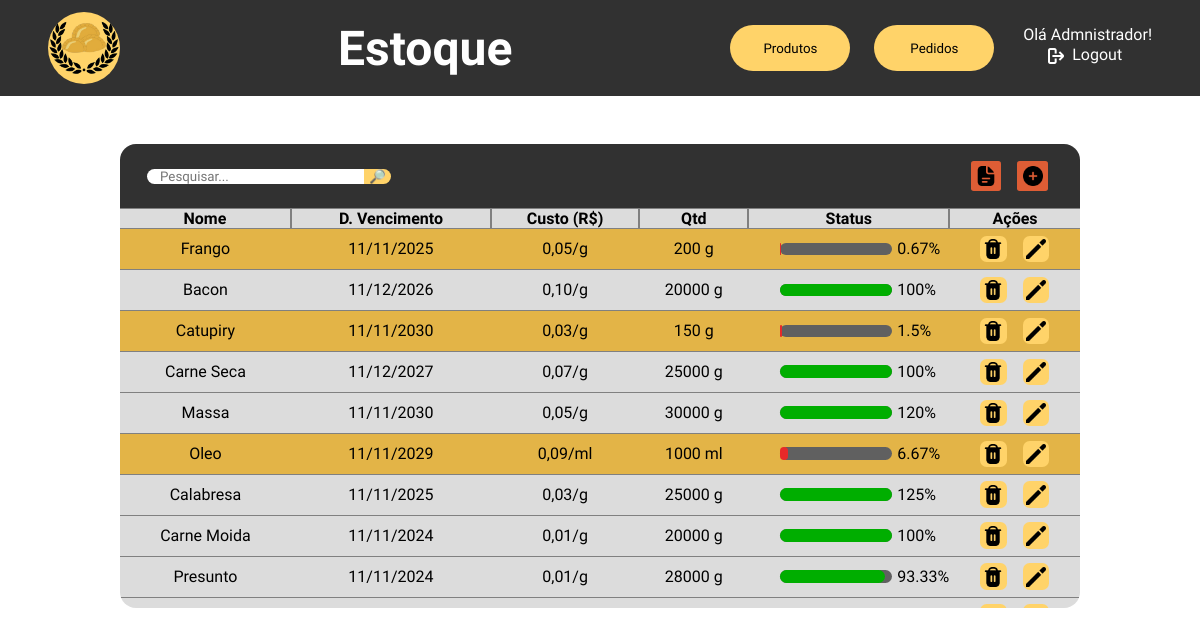
Before: /php/tabelaEstoque.php (signed in) with the older database file.
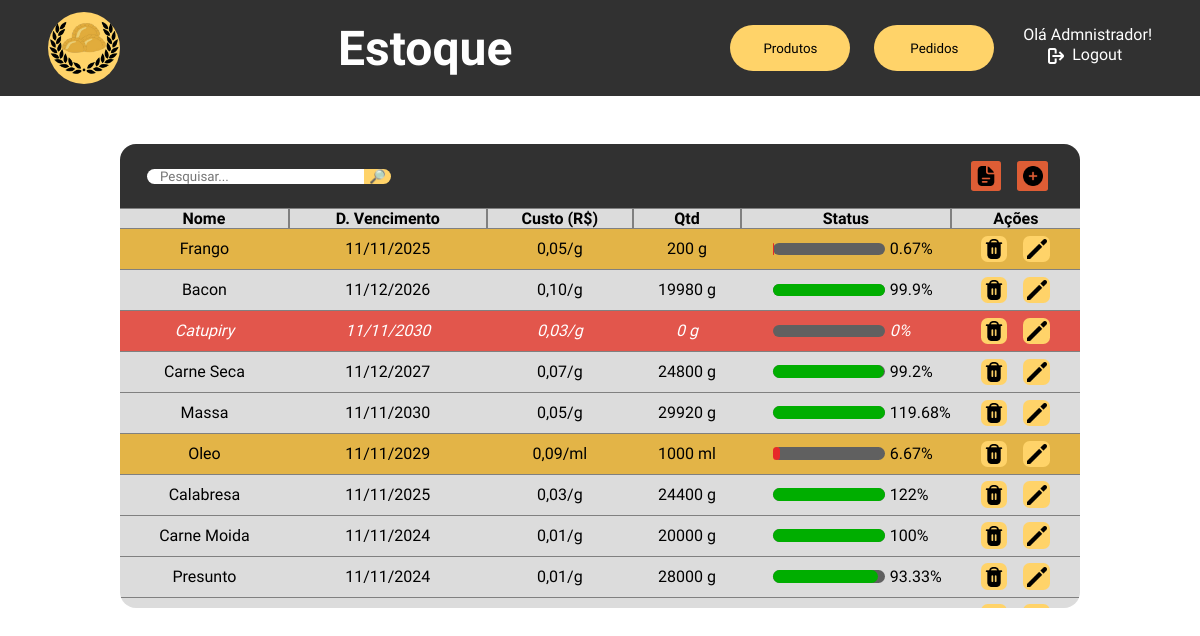
After: the same page with the newer database file.
### tables this page shows
CREATE TABLE IF NOT EXISTS `estoque` (
  `id_item` int NOT NULL AUTO_INCREMENT,
  `nome_item` varchar(50) NOT NULL,
  `data_vencimento` date NOT NULL,
  `valor_custo` decimal(10,2) NOT NULL,
  `unidade_medida` varchar(2) NOT NULL,
  `qtd` int NOT NULL,
  `qtd_padrao` int NOT NULL,
  PRIMARY KEY (`id_item`)
);

### php/tabelaEstoque.php (the view, shortened to what this page needs)
<?php
    function tratarData($data){
        $date_array = explode("-",$data);
        return $date_array[2]."/".$date_array[1]."/".$date_array[0];
    }
    function getPercentageShow($n, $total){
        $percent = (100*$n)/$total;
        if($percent > 100){
            return 100;
        }
        return $percent;
    }
    function getPercentageReal($n, $total){
        return round((100*$n)/$total, 2);
    }
    function fixMoney($value){
        return str_replace(".", ",", sprintf("%1$.2f", $value));
    }
    function table($search){
        include "utilities/mysql_connect.php";
        $query = mysqli_query($connection, "select nome_item, data_vencimento, valor_custo, unidade_medida, qtd, qtd_padrao, id_item from estoque where nome_item like \"%$search%\";");
        while($output = mysqli_fetch_array($query)){
            if($output[4] == 0){
                echo"<tr class='dead-row'>";
            }else if($output[4] <= $output[5]*0.1){
                echo"<tr class='alert'>";
            }else{
                echo"<tr class='normal-row'>";
            }
            $data = tratarData($output[1]);
            $percentageShow = getPercentageShow($output[4], $output[5]);
            $percentageReal = getPercentageReal($output[4], $output[5]);
            $preco = fixMoney($output[2]);
            echo"<td>$output[0]</td>";
            echo"<td>$data</td>";
            echo"<td>$preco/$output[3]</td>";
            echo"<td>$output[4] $output[3]</td>";
            if($output[4] <= $output[5]*0.1){
                echo"<td style='width: 12em;'><div style='display: flex; justify-content: start; align-items: center; gap: .3em;'>";
                echo"<div class='bar-holder'><div class='bar' style='width: $percentageShow%; background-color: #E72929;'></div></div>";
                echo"<p>$percentageReal%</p>";
                echo"</div></td>";
            }else if($output[4] <= $output[5]*0.5){
                echo"<td style='width: 12em;'><div style='display: flex; justify-content: start; align-items: center; gap: .3em;'>";
                echo"<div class='bar-holder'><div class='bar' style='width: $percentageShow%; background-color: #FFC94A;'></div></div>";
                echo"<p>$percentageReal%</p>";
                echo"</div></td>";
            }else{
                echo"<td style='width: 12em;'><div style='display: flex; justify-content: start; align-items: center; gap: .3em;'>";
                echo"<div class='bar-holder'><div class='bar' style='width: $percentageShow%; background-color: #00ae00;'></div></div>";
                echo"<p>$percentageReal%</p>";
                echo"</div></td>";
            }
            echo"<td><div style='display: flex; justify-content: center; gap: 1em;'>";
            echo"<form action='tabelaEstoque.php' method='post'><input type='hidden' name='id_delete-confirmar' value='$output[6]'><button name='delete' type='submit'><img src='../images/icons/delete.png'></button></form>";
            echo"<form action='tabelaEstoque.php' method='post'><input type='hidden' name='id_edit' value='$output[6]'><button name='edit' type='submit'><img src='../images/icons/edit.png'></button></form>";
            echo"</div></td></tr>";
        }
    }
?>
<!DOCTYPE html>
<html lang="pt-br">
<head>
    <link rel="stylesheet" href="../css/tabelaEstoque.css">
</head>
<body>
    <div class="navbar">
        <a href="adm_dashboard.php">
        <div class="logo"></div>
        </a>
        <h1>Estoque</h1>
        <div class="menu">
            <a href="tabelaProdutos.php"><button>Produtos</button></a>
            <button>Pedidos</button>
            <div class="user-area">
                <?php
                    $username = $_SESSION['username'];
                    echo"<p>Olá $username!</p>";
                ?>
                <a href="sessionEnded.php"><div class="logout"><img src="../images/icons/logout.png"><p>Logout</p></div></a>
            </div>
        </div>
    </div>
    <div class="center">
        <div class="table-header">
            <form action="tabelaEstoque.php" method="post" id="searchbox">
                <input type="text" placeholder="Pesquisar..." name="search" id="searchbar">
                <input type="submit" value="🔎︎">
            </form>
            <div id="menu">
                <button onclick=""><img src="../images/icons/report.png"></button>
                <form action="tabelaEstoque.php" method="post">
                    <button><img src="../images/icons/plus.png"></button>
                </form>
            </div>
        </div>
        <div class="table-holder">
            <table>
                <tr style="position: sticky; top: 0; background-color: #dcdcdc;"><th style="border-left: none;">Nome</th><th>D. Vencimento</th><th>Custo (R$)</th><th>Qtd</th><th>Status</th><th style="border-right: none;">Ações</th></tr>
                <?php
                    if($_SERVER['REQUEST_METHOD'] === 'POST' && isset($_POST['search'])){
                        $search = $_POST['search'];
                        table($search);
                        echo "<script>
                                document.getElementById('searchbar').value='$search'
                                document.getElementById('close-search').style.display = 'block'
                            </script>";
                    }else{
                        table("");
                    }
                ?>
            </table>
        </div>
    </div>
</body>
</html>

### css/tabelaEstoque.css (style rules this page uses)
* { padding: 0; margin: 0; font-family: "Kanit", Arial, Helvetica, sans-serif; }
body { overflow: hidden; }
.navbar { height: 6em; background-color: #313131; display: flex; justify-content: space-between; align-items: center; padding-left: 3em; padding-right: 3em; }
.navbar h1 { color: white; font-size: 3em; }
.navbar .logo { height: 4.5em; width: 4.5em; border-radius: 3em; background-color: #FFD369; background-image: url('../images/logo.png'); background-size: contain; background-repeat: no-repeat; background-position: center center; }
.navbar .menu { display: flex; gap: 1.5em; }
.navbar .menu button { width: 9em; height: 3.5em; background-color: #FFD369; border: none; border-radius: 2em; cursor: pointer; transition: 200ms; }
.navbar .menu .user-area { display: flex; flex-direction: column; align-items: center; color: white; }
.navbar .menu .user-area p { margin-bottom: .1em; }
.navbar .menu .user-area .logout { display: flex; align-items: center; }
.navbar .menu .user-area a { text-decoration: none; color: white; }
.navbar .menu .user-area p { margin-left: .3em; }
.navbar .menu .user-area .logout img { width: 1em; height: 1em; filter: invert(100%); margin-right: .2em; }
.center { height: calc(100vh - 6em); display: flex; justify-content: start; align-items: center; flex-direction: column; }
.table-header { margin-top: 3em; width: 60em; height: 4em; background-color: #313131; border-radius: 1em 1em 0 0; display: flex; justify-content: space-between; align-items: center; }
.table-header #searchbox { display: flex; align-items: center; justify-content: center; width: fit-content; }
.table-header #searchbox input[type="text"] { margin-left: 2em; padding-left: 1em; padding-right: 1em; border: none; border-radius: 1em 0 0 1em; }
.table-header #searchbox input[type="submit"] { border: none; background-color: #FFD369; width: 2em; border-radius: 0 1em 1em 0; cursor: pointer; }
.table-header #menu { margin-right: 2em; display: flex; justify-content: center; align-items: center; gap: 1em; }
.table-header #menu button { width: 2.3em; height: 2.3em; border: none; border-radius: .2em; cursor: pointer; background-color: #DE5D35; display: flex; align-items: center; justify-content: center; transition: 200ms; }
.table-header #menu button img { width: 1.5em; height: 1.5em; }
.table-holder { width: 60em; height: 25em; background-color: #dcdcdc; border-radius: 0 0 1em 1em; overflow-y: scroll; }
.table-holder table { width: 60em; border-spacing: 0; text-align: center; }
.table-holder table th { border: .1em solid grey; }
.table-holder table td { border-bottom: .1em solid grey; }
.table-holder table .alert { background-color: #e3b447; }
.table-holder table .dead-row { background-color: #e2564c; color: white; font-style: italic; }
.table-holder table button { width: 2em; height: 2em; margin-top: .5em; margin-bottom: .5em; border: none; border-radius: .5em; cursor: pointer; display: flex; align-items: center; justify-content: center; background-color: #FFD369; transition: 200ms; }
.table-holder table button img { width: 1.5em; height: 1.5em; }
.table-holder .bar-holder { height: .8em; width: 7em; border-radius: 1em; background-color: #606060; margin-left: 2em; }
.table-holder .bar-holder .bar { height: .8em; border-radius: 1em; }

Changed rows visible on the page:
changed estoque "Bacon": qtd "20000" → "19980"; percentageReal "100" → "99.9"
changed estoque "Catupiry": qtd "150" → "0"; qtd "1.5" → "0"
changed estoque "Carne Seca": qtd "25000" → "24800"; percentageReal "100" → "99.2"
changed estoque "Massa": qtd "30000" → "29920"; percentageReal "120" → "119.68"
changed estoque "Calabresa": qtd "25000" → "24400"; percentageReal "125" → "122"
